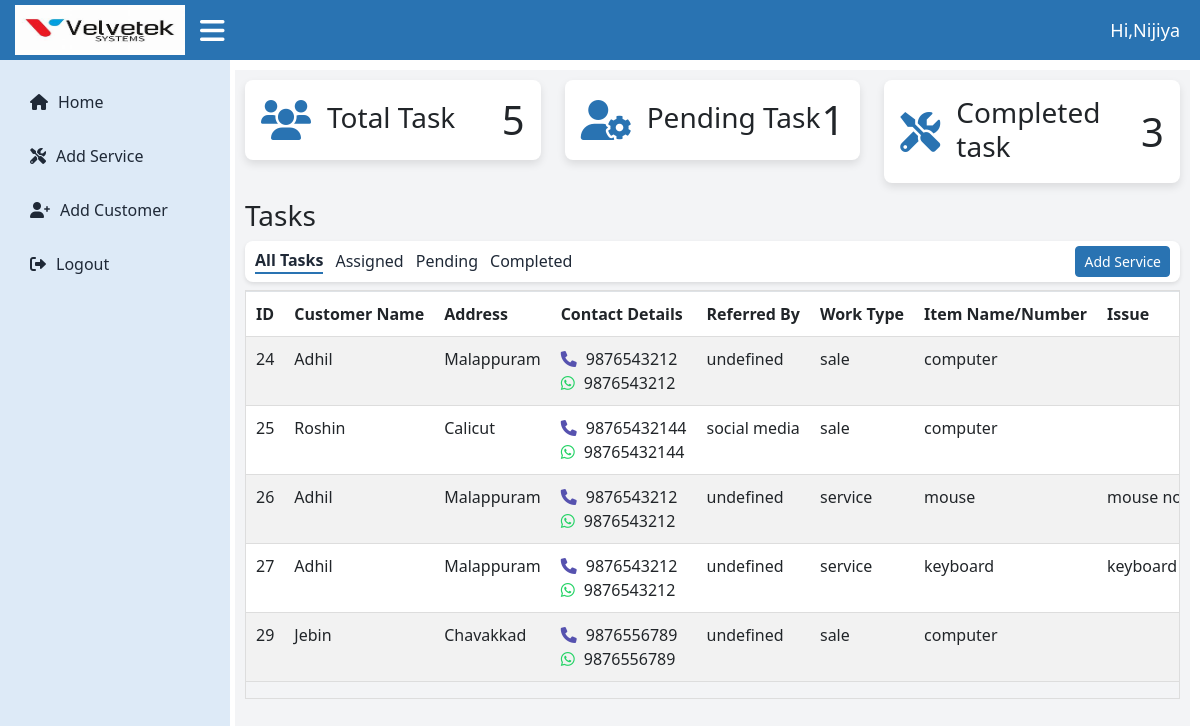
Page /technician-dashboard/ (signed in) on the committed database.
### loginapp/models.py (models this page shows, shortened)
class CustomUser(AbstractUser):
    ROLE_CHOICES = (
        ('admin', 'Admin'),
        ('technician', 'Technician'),
        ('user', 'User'),
    )
    role = models.CharField(max_length=20, choices=ROLE_CHOICES, default='user')

### velvetekapp/models.py (models this page shows, shortened)
class Apply(models.Model):
    customer = models.ForeignKey(Customer, on_delete=models.CASCADE,blank=True,null=True)
    name=models.CharField(max_length=255,null=True)
    address = models.TextField(null=True)
    contact_number = models.CharField(max_length=15,null=True)
    whatsapp_number = models.CharField(max_length=15,null=True)
    referred_by =models.CharField(max_length=255,null=True)
    service_by = models.ForeignKey(CustomUser, on_delete=models.CASCADE)
    WORK_TYPE_CHOICES=[
        ('sale','sale'),('service','service'),
    ]
    work_type=models.CharField(max_length=10,choices=WORK_TYPE_CHOICES,default='sale')
    item_name_or_number = models.CharField(max_length=255,null=True)
    issue = models.TextField(blank=True,null=True) #applicable for 'services'
    photos_of_item =models.TextField(null=True, blank=True)
    estimation_document =models.FileField(upload_to='pdf',null=True,blank=True)
    estimated_price = models.CharField(max_length=255)
    estimated_date = models.DateField(null=True)
    any_other_comments = models.CharField(max_length=255,null=True,blank=True)
    created_at = models.DateField(default=timezone.now)
    status = models.CharField(
        max_length=50,
        choices=[('Pending', 'Pending'), ('Completed', 'Completed'), ('Assigned', 'Assigned')],
        default='Assigned'
    )
    def get_photos(self):
        return self.photos_of_item.split(",") if self.photos_of_item else []

### loginapp/views.py (the view, shortened to what this page needs)
# urls.py: path('technician-dashboard/', technician_dashboard, name='technician_dashboard'),
@login_required
def technician_dashboard(request):
    technician_customers = Apply.objects.filter(service_by=request.user) if request.user.is_authenticated else None
    total_services = technician_customers.count() if technician_customers else 0
    pending_task = CurrentStatus.objects.filter(technician_name=request.user.username, status="Pending").count()
    completed_task = CurrentStatus.objects.filter(technician_name=request.user.username, status="Completed").count()
    details = None
    users = CustomUser.objects.all()
    if 'contact_number' in request.GET:
        contact_number = request.GET.get('contact_number', '').strip()
        try:
            details = Customer.objects.get(contact_number=contact_number)
        except Customer.DoesNotExist:
            messages.info(request, "No customer found with this contact number. You can add their details.")
    context = {
        'technician_customers': technician_customers,
        'users': users,
        'details': details,
        'total_services': total_services,
        'pending_task': pending_task,
        'completed_task': completed_task,
        'MEDIA_URL': settings.MEDIA_URL,
    }
    return render(request, 'technician_dashboard.html', context)

### templates/technician_dashboard.html (shortened to what this page needs)
<!DOCTYPE html>
{% load static %}
<html lang="en">
<head>
  <link href="https://cdn.jsdelivr.net/npm/bootstrap-icons/font/bootstrap-icons.css" rel="stylesheet">
  <link href="https://cdn.jsdelivr.net/npm/bootstrap@5.3.0/dist/css/bootstrap.min.css" rel="stylesheet">
  <link href="https://cdn.jsdelivr.net/npm/lightbox2@2.11.3/dist/css/lightbox.min.css" rel="stylesheet">
  <link href="https://cdnjs.cloudflare.com/ajax/libs/font-awesome/6.0.0/css/all.min.css" rel="stylesheet">
  <link rel="stylesheet" href="{% static 'assets/css/admin_dashboard.css' %}">
</head>
<body>
  <div class="topbar">
    <div class="d-flex align-items-center">
      <a href="#" class="logo">
        <img src="{% static 'assets/img/velvetek.jpg' %}" alt="navbar brand" />
      </a>
      <span class="hamburger" onclick="toggleSidebar()">
        <i class="fas fa-bars"></i>
      </span>
    </div>
    <span class="admin-text">Hi,{{user.username}}</span>
  </div>
  <div class="sidebar">
    <a href="{% url 'technician_dashboard' %}"><i class="fas fa-home"></i> <span>Home</span></a>
    <a href="#" onclick="openModal()" ><i class="fas fa-tools" ></i><span>Add Service</span</a>
    <a href="#" onclick="openCustomerModal()"><i class="fas fa-user-plus"></i><span>Add Customer</span</a>
    <a href="{% url 'logout' %}"><i class="fas fa-sign-out-alt"></i> <span>Logout</span></a>
  </div>
  {% block content %}
  <div class="main-content">
    <div class="row">
      <div class="col-md-4">
        <div class="card p-3 mb-3">
          <div class="d-flex align-items-center">
            <i class="fas fa-users card-icon me-3"></i>
            <div>
              <h3 class="mb-1">Total Task</h3>
            </div>
            <h1 class="ms-auto mb-0">{{ total_services }}</h1>
          </div>
        </div>
      </div>
      <div class="col-md-4">
        <div class="card p-3 mb-3">
          <div class="d-flex align-items-center">
            <i class="fas fa-user-cog card-icon me-3"></i>
            <div>
              <h3 class="mb-1">Pending Task</h3>
            </div>
            <h1 class="ms-auto mb-0">{{ pending_task }}</h1>
          </div>
        </div>
      </div>
      <div class="col-md-4">
        <div class="card p-3 mb-3">
          <div class="d-flex align-items-center">
            <i class="fas fa-tools card-icon me-3"></i>
            <div>
              <h3 class="mb-1">Completed task</h3>
            </div>
            <h1 class="ms-auto mb-0">{{ completed_task }}</h1>
          </div>
        </div>
      </div>
    </div>
    <h3 class="mt-0 mb-2">Tasks</h3>
    <div class="navbar">
      <div class="nav-left">
        <a href="{% url 'switch_tasks'  %}" class="filter-option {% if current_filter != 'Assigned' and current_filter != 'Pending' and current_filter != 'Completed' %}selected{% endif %}">All Tasks</a>
        <a href="{% url 'switch_tasks_filter' status='Assigned' %}" class="filter-option {% if current_filter == 'Assigned' %}selected{% endif %}">Assigned</a>
        <a href="{% url 'switch_tasks_filter' status='Pending' %}" class="filter-option {% if current_filter == 'Pending' %}selected{% endif %}">Pending</a>
        <a href="{% url 'switch_tasks_filter' status='Completed' %}" class="filter-option {% if current_filter == 'Completed' %}selected{% endif %}">Completed</a>
      </div>
      <div class="nav-right">
        <button class="btn btn-primary btn-sm" onclick="openModal()">Add Service</button>
      </div>
    </div>
  <div class="table-responsive mt-2">
    <table class="table table-striped table-bordered">
      <thead>
        <tr>
          <th>ID</th>
          <th>Customer Name</th>
          <th>Address</th>
          <th style="width: 18%;">Contact Details</th>
          <th>Referred By</th>
          <th>Work Type</th>
          <th>Item Name/Number</th>
          <th colspan="2">Issue</th>
        </tr>
      </thead>
      <tbody>
        {% for service in technician_customers %}
        <tr>
          <td>{{ service.id }}</td>
          <td>{{ service.name }}</td>
          <td>{{ service.address }}</td>
          <td>
            <div>
              <i class="fa fa-phone" aria-hidden="true"></i>
              {% if service.contact_number|slice:":1" == "+" %}
                {{ service.contact_number|slice:"3:" }}
              {% else %}
                {{ service.contact_number }}
              {% endif %}
            </div>
            <div>
              <i class="fab fa-whatsapp" aria-hidden="true"></i>
              {% if service.whatsapp_number|slice:":1" == "+" %}
                {{ service.whatsapp_number|slice:"3:" }}
              {% else %}
                {{ service.whatsapp_number }}
              {% endif %}
            </div>
          </td>
          <td>{{ service.referred_by }}</td>
          <td>{{ service.get_work_type_display }}</td>
          <td>{{ service.item_name_or_number }}</td>
          <td colspan="2">{{ service.issue }}</td>
      </tr>
{% endfor %}
</tbody>
  </table>
</div>
{% endblock %}
</body>
</html>

### static/assets/css/admin_dashboard.css (style rules this page uses)
:root { --primary-color: #2973B2; --secondary-color: #F3F4F6; --accent-color: #441172; --text-color: #1F2937; --white: #ffffff; --sidebar-color: #DDEAF7; }
.topbar { background-color: var(--primary-color); height: 60px; display: flex; justify-content: space-between; align-items: center; padding: 0 20px; padding-left: 15px; color: var(--white); margin-bottom: 10px; }
.topbar .logo img { height: 50px; width: 180px; padding-right: 10px; }
.topbar .admin-text { font-size: 18px; font-weight: 500; }
.topbar .hamburger { font-size: 28px; cursor: pointer; padding-left: 5px; margin-right: 30px; }
.sidebar { height: calc(100vh - 50px); width: 230px; background-color: var(--sidebar-color); color: var(--text-color); position: absolute; top: 60px; left: 0; padding: 20px 15px; display: flex; flex-direction: column; justify-content: flex-start; transition: left 0.3s ease; }
.sidebar a { text-decoration: none; color: var(--text-color); display: flex; align-items: center; padding: 10px 15px; margin-bottom: 10px; border-radius: 4px; transition: background-color 0.3s ease; }
.sidebar a i { margin-right: 10px; }
.main-content { margin-left: 235px; padding: 10px; background-color: var(--secondary-color); min-height: calc(100vh - 60px); margin-top: 5px; margin-right: 10px; }
.card { border: none; border-radius: 8px; box-shadow: 0 4px 8px rgba(0, 0, 0, 0.1); transition: transform 0.2s ease, box-shadow 0.2s ease; }
.card .card-icon { font-size: 40px; color: var(--primary-color); }
.navbar { display: flex; position: relative; align-items: center; justify-content: space-between; background-color: var(--white); padding-top: 5px; padding-bottom: 5px; border-radius: 8px; box-shadow: 0 2px 4px rgba(0, 0, 0, 0.1); }
.navbar .nav-left { display: flex; position: relative; align-items: center; padding-left: 10px; }
.navbar .nav-left a { margin-right: 12px; text-decoration: none; color: var(--text-color); cursor: pointer; transition: font-weight 0.3s ease; }
.navbar .nav-right { margin-right: 10px; align-items: center; display: flex; gap: 2px; }
.btn-primary { background-color: var(--primary-color) !important; border-color: var(--primary-color) !important; color: #fff !important; }
.filter-option.selected { font-weight: bold; color: #2973B2; border-bottom: 2.5px solid #2973B2; text-decoration: none; }
.table-responsive { overflow-x: auto; overflow-y: auto; border: 1px solid #ddd; max-height: 485px; height: auto; transition: height 0.3s ease; }
.table { width: 100%; white-space: nowrap; border-collapse: collapse; }
.table th, .table td { padding: 10px !important; text-align: left !important; border-bottom: 1px solid #ddd !important; border-right: none !important; border-left: none !important; }
.fa-phone { color:#5652af; margin-right: 5px; }
.fab.fa-whatsapp { color: #25D366; margin-right: 5px; }

### rows in the picture
CustomUser: username "Nijiya"
Apply: id "24", name "Adhil", address "Malappuram", contact_number "9876543212", whatsapp_number "9876543212", referred_by "undefined", work_type "sale", item_name_or_number "computer"
Apply: id "25", name "Roshin", address "Calicut", contact_number "98765432144", whatsapp_number "98765432144", referred_by "social media", work_type "sale", item_name_or_number "computer"
Apply: id "26", name "Adhil", address "Malappuram", contact_number "9876543212", whatsapp_number "9876543212", referred_by "undefined", work_type "service", item_name_or_number "mouse", issue "mouse…"
Apply: id "27", name "Adhil", address "Malappuram", contact_number "9876543212", whatsapp_number "9876543212", referred_by "undefined", work_type "service", item_name_or_number "keyboard", issue "keyboard…"
Apply: id "29", name "Jebin", address "Chavakkad", contact_number "9876556789", whatsapp_number "9876556789", referred_by "undefined", work_type "sale", item_name_or_number "computer"

### other values in the picture
{{ total_services }} "5"
{{ pending_task }} "1"
{{ completed_task }} "3"
